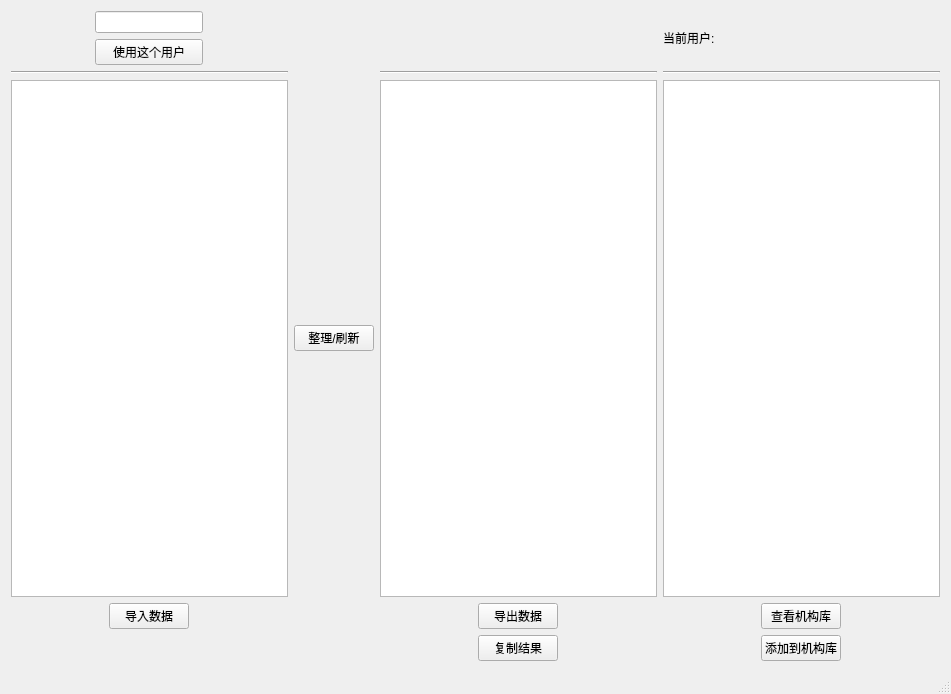
<?xml version="1.0" encoding="UTF-8"?>
<ui version="4.0">
 <class>tradeReminder</class>
 <widget class="QMainWindow" name="tradeReminder">
  <property name="geometry">
   <rect>
    <x>0</x>
    <y>0</y>
    <width>951</width>
    <height>694</height>
   </rect>
  </property>
  <property name="windowTitle">
   <string>tradeReminder</string>
  </property>
  <widget class="QWidget" name="centralWidget">
   <layout class="QGridLayout" name="gridLayout_2">
    <item row="1" column="0">
     <layout class="QGridLayout" name="gridLayout">
      <item row="0" column="0">
       <layout class="QGridLayout" name="gridLayout_3">
        <item row="0" column="0">
         <widget class="QLineEdit" name="userNameEdit">
          <property name="sizePolicy">
           <sizepolicy hsizetype="Fixed" vsizetype="Fixed">
            <horstretch>0</horstretch>
            <verstretch>0</verstretch>
           </sizepolicy>
          </property>
          <property name="minimumSize">
           <size>
            <width>91</width>
            <height>0</height>
           </size>
          </property>
          <property name="sizeIncrement">
           <size>
            <width>0</width>
            <height>0</height>
           </size>
          </property>
          <property name="alignment">
           <set>Qt::AlignCenter</set>
          </property>
          <property name="dragEnabled">
           <bool>false</bool>
          </property>
         </widget>
        </item>
        <item row="1" column="0">
         <widget class="QPushButton" name="changeUserButton">
          <property name="text">
           <string>使用这个用户</string>
          </property>
         </widget>
        </item>
       </layout>
      </item>
      <item row="3" column="2">
       <widget class="QTextBrowser" name="resShowBrowser"/>
      </item>
      <item row="5" column="2" alignment="Qt::AlignHCenter">
       <widget class="QPushButton" name="exportDataButton">
        <property name="text">
         <string>导出数据</string>
        </property>
       </widget>
      </item>
      <item row="2" column="3">
       <widget class="Line" name="line_4">
        <property name="orientation">
         <enum>Qt::Horizontal</enum>
        </property>
       </widget>
      </item>
      <item row="5" column="3" alignment="Qt::AlignHCenter">
       <widget class="QPushButton" name="showAgentsButton">
        <property name="text">
         <string>查看机构库</string>
        </property>
       </widget>
      </item>
      <item row="3" column="3">
       <widget class="QTextEdit" name="agentEdit"/>
      </item>
      <item row="2" column="0">
       <widget class="Line" name="line_2">
        <property name="orientation">
         <enum>Qt::Horizontal</enum>
        </property>
       </widget>
      </item>
      <item row="0" column="3">
       <widget class="QLabel" name="infoLabel">
        <property name="text">
         <string>当前用户:</string>
        </property>
       </widget>
      </item>
      <item row="3" column="1">
       <widget class="QPushButton" name="refreshButton">
        <property name="text">
         <string>整理/刷新</string>
        </property>
       </widget>
      </item>
      <item row="5" column="0" alignment="Qt::AlignHCenter">
       <widget class="QPushButton" name="importDataButton">
        <property name="text">
         <string>导入数据</string>
        </property>
       </widget>
      </item>
      <item row="3" column="0">
       <widget class="QTextEdit" name="inputZoneEdit"/>
      </item>
      <item row="6" column="3" alignment="Qt::AlignHCenter">
       <widget class="QPushButton" name="addToLibButton">
        <property name="text">
         <string>添加到机构库</string>
        </property>
       </widget>
      </item>
      <item row="2" column="2">
       <widget class="Line" name="line">
        <property name="orientation">
         <enum>Qt::Horizontal</enum>
        </property>
       </widget>
      </item>
      <item row="6" column="2" alignment="Qt::AlignHCenter">
       <widget class="QPushButton" name="copyResButton">
        <property name="text">
         <string>复制结果</string>
        </property>
       </widget>
      </item>
     </layout>
    </item>
   </layout>
  </widget>
  <widget class="QStatusBar" name="statusBar"/>
 </widget>
 <layoutdefault spacing="6" margin="11"/>
 <resources/>
 <connections>
  <connection>
   <sender>importDataButton</sender>
   <signal>clicked()</signal>
   <receiver>tradeReminder</receiver>
   <slot>importData()</slot>
   <hints>
    <hint type="sourcelabel">
     <x>153</x>
     <y>635</y>
    </hint>
    <hint type="destinationlabel">
     <x>224</x>
     <y>643</y>
    </hint>
   </hints>
  </connection>
  <connection>
   <sender>refreshButton</sender>
   <signal>clicked()</signal>
   <receiver>tradeReminder</receiver>
   <slot>doRefresh()</slot>
   <hints>
    <hint type="sourcelabel">
     <x>323</x>
     <y>343</y>
    </hint>
    <hint type="destinationlabel">
     <x>351</x>
     <y>372</y>
    </hint>
   </hints>
  </connection>
  <connection>
   <sender>exportDataButton</sender>
   <signal>clicked()</signal>
   <receiver>tradeReminder</receiver>
   <slot>exportData()</slot>
   <hints>
    <hint type="sourcelabel">
     <x>523</x>
     <y>639</y>
    </hint>
    <hint type="destinationlabel">
     <x>596</x>
     <y>647</y>
    </hint>
   </hints>
  </connection>
  <connection>
   <sender>showAgentsButton</sender>
   <signal>clicked()</signal>
   <receiver>tradeReminder</receiver>
   <slot>showAgents()</slot>
   <hints>
    <hint type="sourcelabel">
     <x>813</x>
     <y>633</y>
    </hint>
    <hint type="destinationlabel">
     <x>901</x>
     <y>634</y>
    </hint>
   </hints>
  </connection>
  <connection>
   <sender>addToLibButton</sender>
   <signal>clicked()</signal>
   <receiver>tradeReminder</receiver>
   <slot>addToLib()</slot>
   <hints>
    <hint type="sourcelabel">
     <x>787</x>
     <y>657</y>
    </hint>
    <hint type="destinationlabel">
     <x>713</x>
     <y>657</y>
    </hint>
   </hints>
  </connection>
  <connection>
   <sender>changeUserButton</sender>
   <signal>clicked()</signal>
   <receiver>tradeReminder</receiver>
   <slot>useUser()</slot>
   <hints>
    <hint type="sourcelabel">
     <x>144</x>
     <y>44</y>
    </hint>
    <hint type="destinationlabel">
     <x>243</x>
     <y>41</y>
    </hint>
   </hints>
  </connection>
  <connection>
   <sender>copyResButton</sender>
   <signal>clicked()</signal>
   <receiver>tradeReminder</receiver>
   <slot>copyRes()</slot>
   <hints>
    <hint type="sourcelabel">
     <x>505</x>
     <y>653</y>
    </hint>
    <hint type="destinationlabel">
     <x>400</x>
     <y>657</y>
    </hint>
   </hints>
  </connection>
 </connections>
 <slots>
  <slot>importData()</slot>
  <slot>doRefresh()</slot>
  <slot>exportData()</slot>
  <slot>showAgents()</slot>
  <slot>addToLib()</slot>
  <slot>useUser()</slot>
  <slot>copyRes()</slot>
 </slots>
</ui>
